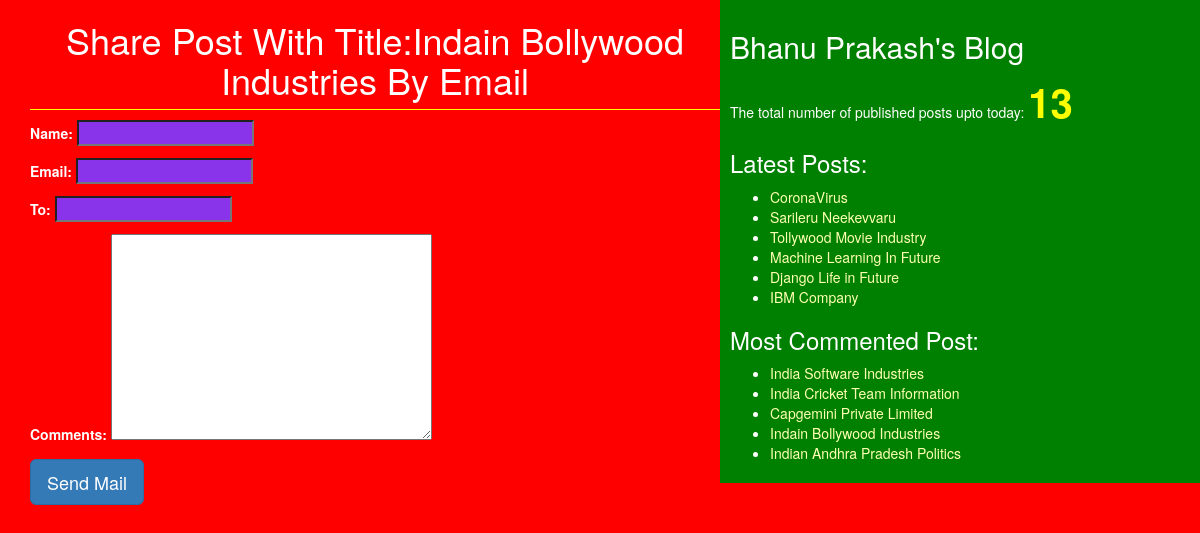
The app's page /2/share/ with its own data.
### blogproject1/models.py (models this page shows, shortened)
class Post(models.Model):
    STATUS_CHOICES=(('draft','Draft')),(('published','Published'))
    title=models.CharField(max_length=256)
    slug=models.SlugField(max_length=264,unique_for_date='published')
    author=models.ForeignKey(User,related_name='blog_posts',on_delete=models.PROTECT)
    body=models.TextField()
    published=models.DateTimeField(default=timezone.now)
    created=models.DateTimeField(auto_now_add=True)
    updated=models.DateTimeField(auto_now=True)
    status=models.CharField(max_length=10,choices=STATUS_CHOICES,default='draft')
    objects = CustomManager()
    tags=TaggableManager()
    class Meta:
        ordering = ('published',)
    def get_absolute_url(self):
        return reverse('post_detail',args=[self.published.year,self.published.strftime('%m'),self.published.strftime('%d'),self.slug])

### blogproject1/views.py (the view)
# urls.py: re_path(r'^(?P<id>\d+)/share/$', views.mail_send_view),
def mail_send_view(request, id):
    post=get_object_or_404(Post, id=id, status='published')
    sent=False
    if request.method=='POST':
        form=EmailSendForm(request.POST)
        if form.is_valid():
            cd=form.cleaned_data
            subject='{}({}) recommands to read {}'.format(cd['name'],cd['email'],post.title)
            post_url=request.build_absolute_uri (post.get_absolute_url())
            message='Read Post At:\n {}\n\n{}\'s Comments:\n{}'.format(post_url,cd['name'],cd['comments'])
            send_mail(subject,message,'anandhachinna@gmail.com',[cd['to']])
            sent=True
    else:
        form=EmailSendForm()
    return render(request, 'blogproject1/sharebymail.html',{'form':form,'post':post})

### blogproject1/forms.py
class EmailSendForm(forms.Form):
    name=forms.CharField()
    email=forms.EmailField()
    to=forms.EmailField()
    comments=forms.CharField(required=False, widget=forms.Textarea)

### blogproject1/models.py (called while the page is built)
    def get_queryset(self):
        return super().get_queryset().filter(status='published')

### blogproject1/templatetags/blogproject1_tags.py (called while the page is built)
@register.simple_tag(name='my_tag')
def total_posts():
    return Post.objects.count()

@register.inclusion_tag('blogproject1/latest_post123.html')
def show_latest_posts(count=4):
    latest_posts=Post.objects.order_by('-published')[:count]
    return {'latest_posts':latest_posts}

@register.simple_tag
def get_most_commented_posts(count=5):
    return Post.objects.annotate(total_comments=Count('comments')).order_by('-total_comments')[:count]

### templates/blogproject1/sharebymail.html (shortened to what this page needs)
{% extends 'blogproject1/base.html' %}
{% block content_block %}
{% if sent %}
<h1>Email Successfully Sent!!!</h1>
<h2>Post With Title: {{post.title}} Information Shared By Email</h2>
{% else %}
<h1>Share Post With Title:{{post.title}} By Email</h1>
<form method="POST">
  {{form.as_p}}
  <input type="submit" class='btn btn-primary btn-lg' value="Send Mail">
</form>
{% endif %}
{% endblock %}

### templates/blogproject1/base.html (shortened to what this page needs)
<!DOCTYPE html>
{% load static %}
{% load blogproject1_tags %}
<html lang="en" dir="ltr">
  <head>
    <link rel="stylesheet" href="https://maxcdn.bootstrapcdn.com/bootstrap/3.3.7/css/bootstrap.min.css"
>
    <link rel="stylesheet"  href= "{%static "css/blogproject1.css" %}">
  </head>
  <body>
<div class="content">
{% block content_block %}{% endblock %}
</div>
<div class="sidebar">
  <h2>Bhanu Prakash's Blog</h2>
  <p>The total number of published posts upto today: <span id='pcount'>{% my_tag %}</span> </p>
  <h3>Latest Posts:</h3>{% show_latest_posts 6 %}
  <h3>Most Commented Post:</h3>
  {% get_most_commented_posts as most_commented_posts %}
  <ul>
    {% for post in most_commented_posts %}
     <li><a href="{{post.get_absolute_url}}">{{post.title}}</a></li>
     {% endfor %}
  </ul>
</div>
  </body>
</html>

### templates/blogproject1/latest_post123.html (shortened to what this page needs)
<ul>
  {% for post in latest_posts %}
  <li><a href="{{post.get_absolute_url}}">{{post.title}}</a></li>
  {% endfor %}
</ul>

### static/css/blogproject1.css (style rules this page uses)
.content { width: 60%; float: left; padding: 0 0 0 30px; background: red; }
.sidebar { width: 40%; float: right; padding: 10px; background: green; height: 100%; }
h1 { color: white; text-align: center; border-bottom: 1px solid yellow; padding-bottom: 10px; }
body { color: white; background: red; }
#pcount { font-size: 40px; color: yellow; font-weight: bold; }
a { color: #ffffb3; }
input { background: #8934eb; color: white; }

### records on screen
Post: title "Indain Bollywood Industries"
Post: title "CoronaVirus"
Post: title "Sarileru Neekevvaru"
Post: title "Tollywood Movie Industry"
Post: title "Machine Learning In Future"
Post: title "Django Life in Future"
Post: title "IBM Company"
Post: title "India Software Industries"
Post: title "India Cricket Team Information"
Post: title "Capgemini Private Limited"
Post: title "Indian Andhra Pradesh Politics"
